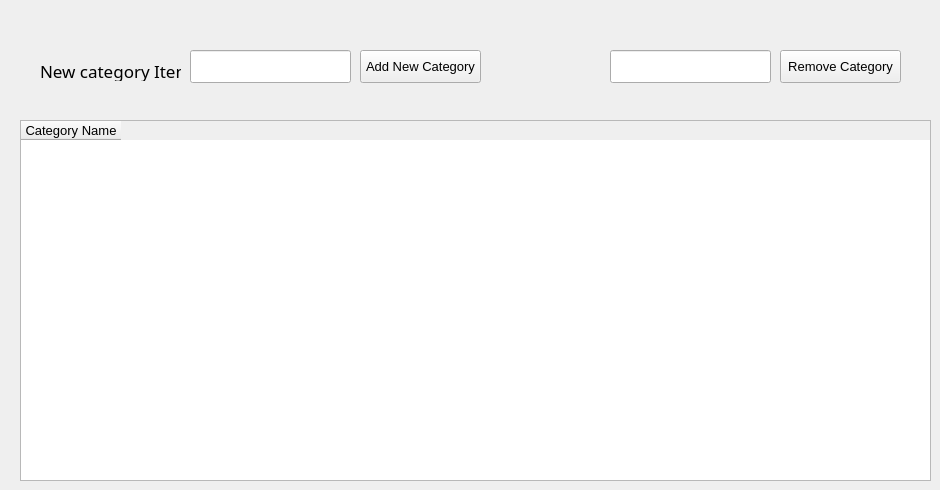
      <widget class="QWidget" name="tab_7">
       <attribute name="title">
        <string>Categories</string>
       </attribute>
       <widget class="QPushButton" name="pushButton_14">
        <property name="geometry">
         <rect>
          <x>360</x>
          <y>50</y>
          <width>121</width>
          <height>33</height>
         </rect>
        </property>
        <property name="font">
         <font>
          <pointsize>10</pointsize>
         </font>
        </property>
        <property name="text">
         <string>Add New Category</string>
        </property>
       </widget>
       <widget class="QTableWidget" name="tableWidget_2">
        <property name="geometry">
         <rect>
          <x>20</x>
          <y>120</y>
          <width>911</width>
          <height>361</height>
         </rect>
        </property>
        <property name="font">
         <font>
          <pointsize>10</pointsize>
         </font>
        </property>
        <column>
         <property name="text">
          <string>Category Name</string>
         </property>
        </column>
       </widget>
       <widget class="QLineEdit" name="lineEdit_21">
        <property name="geometry">
         <rect>
          <x>190</x>
          <y>50</y>
          <width>161</width>
          <height>33</height>
         </rect>
        </property>
       </widget>
       <widget class="QLabel" name="label_24">
        <property name="geometry">
         <rect>
          <x>40</x>
          <y>60</y>
          <width>141</width>
          <height>21</height>
         </rect>
        </property>
        <property name="font">
         <font>
          <family>Sans Serif</family>
          <pointsize>13</pointsize>
         </font>
        </property>
        <property name="text">
         <string>New category Item</string>
        </property>
       </widget>
       <widget class="QLineEdit" name="lineEdit_24">
        <property name="geometry">
         <rect>
          <x>610</x>
          <y>50</y>
          <width>161</width>
          <height>33</height>
         </rect>
        </property>
       </widget>
       <widget class="QPushButton" name="pushButton_26">
        <property name="geometry">
         <rect>
          <x>780</x>
          <y>50</y>
          <width>121</width>
          <height>33</height>
         </rect>
        </property>
        <property name="font">
         <font>
          <pointsize>10</pointsize>
         </font>
        </property>
        <property name="text">
         <string>Remove Category</string>
        </property>
       </widget>
      </widget>
